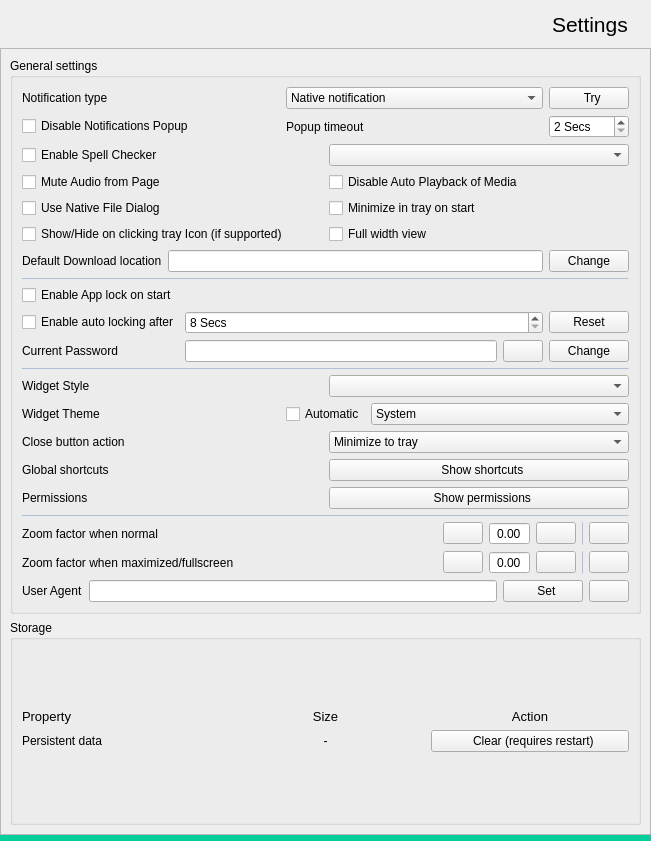
<?xml version="1.0" encoding="UTF-8"?>
<ui version="4.0">
 <class>SettingsWidget</class>
 <widget class="QWidget" name="SettingsWidget">
  <property name="geometry">
   <rect>
    <x>0</x>
    <y>0</y>
    <width>651</width>
    <height>841</height>
   </rect>
  </property>
  <property name="windowTitle">
   <string>Form</string>
  </property>
  <layout class="QVBoxLayout" name="verticalLayout">
   <property name="spacing">
    <number>0</number>
   </property>
   <property name="leftMargin">
    <number>0</number>
   </property>
   <property name="topMargin">
    <number>0</number>
   </property>
   <property name="rightMargin">
    <number>0</number>
   </property>
   <property name="bottomMargin">
    <number>0</number>
   </property>
   <item alignment="Qt::AlignTop">
    <widget class="QWidget" name="headerWidget" native="true">
     <property name="sizePolicy">
      <sizepolicy hsizetype="Preferred" vsizetype="Maximum">
       <horstretch>0</horstretch>
       <verstretch>0</verstretch>
      </sizepolicy>
     </property>
     <property name="styleSheet">
      <string notr="true"/>
     </property>
     <layout class="QHBoxLayout" name="horizontalLayout_7">
      <item>
       <widget class="QLabel" name="label_6">
        <property name="styleSheet">
         <string notr="true">background:transparent;
padding: 8px 0px 8px 8px;</string>
        </property>
        <property name="text">
         <string/>
        </property>
        <property name="pixmap">
         <pixmap resource="icons.qrc">:/icons/app/icon-48.png</pixmap>
        </property>
       </widget>
      </item>
      <item>
       <widget class="QLabel" name="label_7">
        <property name="sizePolicy">
         <sizepolicy hsizetype="Maximum" vsizetype="Preferred">
          <horstretch>0</horstretch>
          <verstretch>0</verstretch>
         </sizepolicy>
        </property>
        <property name="font">
         <font>
          <pointsize>16</pointsize>
         </font>
        </property>
        <property name="styleSheet">
         <string notr="true">QLabel{
padding: 0px 8px 0px 8px;
background:transparent;
}</string>
        </property>
        <property name="text">
         <string>Settings</string>
        </property>
        <property name="textFormat">
         <enum>Qt::PlainText</enum>
        </property>
       </widget>
      </item>
     </layout>
    </widget>
   </item>
   <item>
    <widget class="QScrollArea" name="scrollArea">
     <property name="widgetResizable">
      <bool>true</bool>
     </property>
     <widget class="QWidget" name="scrollAreaWidgetContents">
      <property name="geometry">
       <rect>
        <x>0</x>
        <y>0</y>
        <width>635</width>
        <height>760</height>
       </rect>
      </property>
      <layout class="QVBoxLayout" name="verticalLayout_5">
       <item>
        <widget class="QGroupBox" name="groupBox_8">
         <property name="title">
          <string>General settings</string>
         </property>
         <layout class="QGridLayout" name="gridLayout_4">
          <item row="8" column="0">
           <layout class="QHBoxLayout" name="horizontalLayout">
            <item>
             <widget class="QLabel" name="label_8">
              <property name="text">
               <string>Widget Style</string>
              </property>
             </widget>
            </item>
            <item>
             <widget class="QComboBox" name="styleComboBox"/>
            </item>
           </layout>
          </item>
          <item row="11" column="0">
           <widget class="Line" name="line_4">
            <property name="minimumSize">
             <size>
              <width>0</width>
              <height>1</height>
             </size>
            </property>
            <property name="maximumSize">
             <size>
              <width>16777215</width>
              <height>1</height>
             </size>
            </property>
            <property name="styleSheet">
             <string notr="true">background-color: rgba(63, 129, 216, 48);</string>
            </property>
            <property name="frameShadow">
             <enum>QFrame::Raised</enum>
            </property>
            <property name="orientation">
             <enum>Qt::Horizontal</enum>
            </property>
           </widget>
          </item>
          <item row="9" column="0">
           <layout class="QGridLayout" name="gridLayout_5">
            <item row="0" column="0">
             <widget class="QLabel" name="label_2">
              <property name="text">
               <string>Widget Theme</string>
              </property>
             </widget>
            </item>
            <item row="0" column="1">
             <widget class="QCheckBox" name="automaticThemeCheckBox">
              <property name="sizePolicy">
               <sizepolicy hsizetype="Maximum" vsizetype="Fixed">
                <horstretch>0</horstretch>
                <verstretch>0</verstretch>
               </sizepolicy>
              </property>
              <property name="toolTip">
               <string>&lt;html&gt;&lt;head/&gt;&lt;body&gt;&lt;p&gt;Based on your system timezone and location.&lt;/p&gt;&lt;/body&gt;&lt;/html&gt;</string>
              </property>
              <property name="text">
               <string>Automatic</string>
              </property>
             </widget>
            </item>
            <item row="0" column="2">
             <widget class="QComboBox" name="themeComboBox">
              <item>
               <property name="text">
                <string>System</string>
               </property>
               <property name="icon">
                <iconset resource="icons.qrc">
                 <normaloff>:/icons/categories/devices-and-iot.png</normaloff>:/icons/categories/devices-and-iot.png</iconset>
               </property>
              </item>
              <item>
               <property name="text">
                <string>Dark</string>
               </property>
               <property name="icon">
                <iconset resource="icons.qrc">
                 <normaloff>:/icons/moon-line.png</normaloff>:/icons/moon-line.png</iconset>
               </property>
              </item>
              <item>
               <property name="text">
                <string>Light</string>
               </property>
               <property name="icon">
                <iconset resource="icons.qrc">
                 <normaloff>:/icons/lightbulb-line.png</normaloff>:/icons/lightbulb-line.png</iconset>
               </property>
              </item>
             </widget>
            </item>
           </layout>
          </item>
          <item row="4" column="0">
           <widget class="Line" name="line_2">
            <property name="minimumSize">
             <size>
              <width>0</width>
              <height>1</height>
             </size>
            </property>
            <property name="maximumSize">
             <size>
              <width>16777215</width>
              <height>1</height>
             </size>
            </property>
            <property name="styleSheet">
             <string notr="true">background-color: rgba(63, 129, 216, 48);</string>
            </property>
            <property name="frameShadow">
             <enum>QFrame::Raised</enum>
            </property>
            <property name="orientation">
             <enum>Qt::Horizontal</enum>
            </property>
           </widget>
          </item>
          <item row="0" column="0">
           <layout class="QGridLayout" name="gridLayout_8">
            <item row="0" column="1">
             <widget class="QComboBox" name="notificationCombo">
              <item>
               <property name="text">
                <string>Native notification</string>
               </property>
               <property name="icon">
                <iconset resource="icons.qrc">
                 <normaloff>:/icons/categories/featured.png</normaloff>:/icons/categories/featured.png</iconset>
               </property>
              </item>
              <item>
               <property name="text">
                <string>Customized notification</string>
               </property>
               <property name="icon">
                <iconset resource="icons.qrc">
                 <normaloff>:/icons/categories/devices-and-iot.png</normaloff>:/icons/categories/devices-and-iot.png</iconset>
               </property>
              </item>
             </widget>
            </item>
            <item row="0" column="2">
             <widget class="QPushButton" name="tryNotification">
              <property name="sizePolicy">
               <sizepolicy hsizetype="Maximum" vsizetype="Fixed">
                <horstretch>0</horstretch>
                <verstretch>0</verstretch>
               </sizepolicy>
              </property>
              <property name="text">
               <string>  Try</string>
              </property>
              <property name="icon">
               <iconset resource="icons.qrc">
                <normaloff>:/icons/categories/science.png</normaloff>:/icons/categories/science.png</iconset>
              </property>
             </widget>
            </item>
            <item row="0" column="0">
             <widget class="QLabel" name="label_16">
              <property name="text">
               <string>Notification type</string>
              </property>
             </widget>
            </item>
            <item row="1" column="0">
             <widget class="QCheckBox" name="notificationCheckBox">
              <property name="text">
               <string>Disable Notifications Popup</string>
              </property>
             </widget>
            </item>
            <item row="1" column="1">
             <widget class="QLabel" name="label_14">
              <property name="text">
               <string>Popup timeout</string>
              </property>
             </widget>
            </item>
            <item row="1" column="2">
             <widget class="QSpinBox" name="notificationTimeOutspinBox">
              <property name="suffix">
               <string> Secs</string>
              </property>
              <property name="minimum">
               <number>2</number>
              </property>
              <property name="maximum">
               <number>20</number>
              </property>
             </widget>
            </item>
           </layout>
          </item>
          <item row="7" column="0">
           <widget class="Line" name="line_3">
            <property name="minimumSize">
             <size>
              <width>0</width>
              <height>1</height>
             </size>
            </property>
            <property name="maximumSize">
             <size>
              <width>16777215</width>
              <height>1</height>
             </size>
            </property>
            <property name="styleSheet">
             <string notr="true">background-color: rgba(63, 129, 216, 48);</string>
            </property>
            <property name="frameShadow">
             <enum>QFrame::Raised</enum>
            </property>
            <property name="orientation">
             <enum>Qt::Horizontal</enum>
            </property>
           </widget>
          </item>
          <item row="1" column="0">
           <layout class="QGridLayout" name="gridLayout">
            <item row="1" column="1">
             <widget class="QComboBox" name="dictComboBox">
              <property name="toolTip">
               <string>Spell checker Language</string>
              </property>
             </widget>
            </item>
            <item row="3" column="0">
             <widget class="QCheckBox" name="useNativeFileDialog">
              <property name="text">
               <string>Use Native File Dialog</string>
              </property>
             </widget>
            </item>
            <item row="2" column="0">
             <widget class="QCheckBox" name="muteAudioCheckBox">
              <property name="text">
               <string>Mute Audio from Page</string>
              </property>
             </widget>
            </item>
            <item row="2" column="1">
             <widget class="QCheckBox" name="autoPlayMediaCheckBox">
              <property name="text">
               <string>Disable Auto Playback of Media</string>
              </property>
             </widget>
            </item>
            <item row="1" column="0">
             <widget class="QCheckBox" name="enableSpellCheck">
              <property name="text">
               <string>Enable Spell Checker</string>
              </property>
             </widget>
            </item>
            <item row="3" column="1">
             <widget class="QCheckBox" name="startMinimized">
              <property name="text">
               <string>Minimize in tray on start</string>
              </property>
             </widget>
            </item>
            <item row="4" column="0">
             <widget class="QCheckBox" name="minimizeOnTrayIconClick">
              <property name="text">
               <string>Show/Hide on clicking tray Icon (if supported)</string>
              </property>
             </widget>
            </item>
            <item row="4" column="1">
             <widget class="QCheckBox" name="fullWidthViewCheckbox">
              <property name="toolTip">
               <string>Expand the view to full width of window</string>
              </property>
              <property name="text">
               <string>Full width view</string>
              </property>
             </widget>
            </item>
           </layout>
          </item>
          <item row="15" column="0">
           <layout class="QHBoxLayout" name="horizontalLayout_3">
            <item>
             <widget class="QLabel" name="label_4">
              <property name="text">
               <string>User Agent</string>
              </property>
             </widget>
            </item>
            <item>
             <widget class="QLineEdit" name="userAgentLineEdit"/>
            </item>
            <item>
             <widget class="QPushButton" name="setUserAgent">
              <property name="text">
               <string>  Set</string>
              </property>
              <property name="icon">
               <iconset resource="icons.qrc">
                <normaloff>:/icons/categories/utilities.png</normaloff>:/icons/categories/utilities.png</iconset>
              </property>
             </widget>
            </item>
            <item>
             <widget class="QPushButton" name="defaultUserAgentButton">
              <property name="toolTip">
               <string>Reset to default</string>
              </property>
              <property name="text">
               <string/>
              </property>
              <property name="icon">
               <iconset resource="icons.qrc">
                <normaloff>:/icons/arrow-go-back-line.png</normaloff>:/icons/arrow-go-back-line.png</iconset>
              </property>
             </widget>
            </item>
           </layout>
          </item>
          <item row="12" column="0">
           <layout class="QGridLayout" name="gridLayout_9">
            <item row="0" column="0">
             <layout class="QHBoxLayout" name="horizontalLayout_12">
              <property name="topMargin">
               <number>0</number>
              </property>
              <item>
               <widget class="QLabel" name="label_15">
                <property name="text">
                 <string>Zoom factor when normal</string>
                </property>
               </widget>
              </item>
              <item>
               <spacer name="horizontalSpacer">
                <property name="orientation">
                 <enum>Qt::Horizontal</enum>
                </property>
                <property name="sizeHint" stdset="0">
                 <size>
                  <width>40</width>
                  <height>20</height>
                 </size>
                </property>
               </spacer>
              </item>
              <item>
               <layout class="QHBoxLayout" name="horizontalLayout_2">
                <item>
                 <widget class="QPushButton" name="zoomMinus">
                  <property name="sizePolicy">
                   <sizepolicy hsizetype="Maximum" vsizetype="Fixed">
                    <horstretch>0</horstretch>
                    <verstretch>0</verstretch>
                   </sizepolicy>
                  </property>
                  <property name="toolTip">
                   <string>Zoom Out</string>
                  </property>
                  <property name="text">
                   <string/>
                  </property>
                  <property name="icon">
                   <iconset resource="icons.qrc">
                    <normaloff>:/icons/minus.png</normaloff>:/icons/minus.png</iconset>
                  </property>
                 </widget>
                </item>
                <item>
                 <widget class="QDoubleSpinBox" name="zoomFactorSpinBox">
                  <property name="sizePolicy">
                   <sizepolicy hsizetype="Maximum" vsizetype="Fixed">
                    <horstretch>0</horstretch>
                    <verstretch>0</verstretch>
                   </sizepolicy>
                  </property>
                  <property name="alignment">
                   <set>Qt::AlignCenter</set>
                  </property>
                  <property name="readOnly">
                   <bool>true</bool>
                  </property>
                  <property name="buttonSymbols">
                   <enum>QAbstractSpinBox::NoButtons</enum>
                  </property>
                 </widget>
                </item>
                <item>
                 <widget class="QPushButton" name="zoomPlus">
                  <property name="sizePolicy">
                   <sizepolicy hsizetype="Maximum" vsizetype="Fixed">
                    <horstretch>0</horstretch>
                    <verstretch>0</verstretch>
                   </sizepolicy>
                  </property>
                  <property name="toolTip">
                   <string>Zoom In</string>
                  </property>
                  <property name="text">
                   <string/>
                  </property>
                  <property name="icon">
                   <iconset resource="icons.qrc">
                    <normaloff>:/icons/plus.png</normaloff>:/icons/plus.png</iconset>
                  </property>
                 </widget>
                </item>
                <item>
                 <widget class="Line" name="line_5">
                  <property name="minimumSize">
                   <size>
                    <width>1</width>
                    <height>0</height>
                   </size>
                  </property>
                  <property name="maximumSize">
                   <size>
                    <width>1</width>
                    <height>16777215</height>
                   </size>
                  </property>
                  <property name="styleSheet">
                   <string notr="true">background-color: rgba(63, 129, 216, 48);</string>
                  </property>
                  <property name="frameShadow">
                   <enum>QFrame::Raised</enum>
                  </property>
                  <property name="orientation">
                   <enum>Qt::Vertical</enum>
                  </property>
                 </widget>
                </item>
                <item>
                 <widget class="QPushButton" name="zoomReset">
                  <property name="sizePolicy">
                   <sizepolicy hsizetype="Maximum" vsizetype="Fixed">
                    <horstretch>0</horstretch>
                    <verstretch>0</verstretch>
                   </sizepolicy>
                  </property>
                  <property name="toolTip">
                   <string>reset</string>
                  </property>
                  <property name="text">
                   <string/>
                  </property>
                  <property name="icon">
                   <iconset resource="icons.qrc">
                    <normaloff>:/icons/arrow-go-back-line.png</normaloff>:/icons/arrow-go-back-line.png</iconset>
                  </property>
                 </widget>
                </item>
               </layout>
              </item>
             </layout>
            </item>
            <item row="1" column="0">
             <layout class="QHBoxLayout" name="horizontalLayout_13">
              <property name="topMargin">
               <number>0</number>
              </property>
              <item>
               <widget class="QLabel" name="label_17">
                <property name="text">
                 <string>Zoom factor when maximized/fullscreen</string>
                </property>
               </widget>
              </item>
              <item>
               <spacer name="horizontalSpacer_2">
                <property name="orientation">
                 <enum>Qt::Horizontal</enum>
                </property>
                <property name="sizeHint" stdset="0">
                 <size>
                  <width>40</width>
                  <height>20</height>
                 </size>
                </property>
               </spacer>
              </item>
              <item>
               <layout class="QHBoxLayout" name="horizontalLayout_4">
                <item>
                 <widget class="QPushButton" name="zoomMinusMaximized">
                  <property name="sizePolicy">
                   <sizepolicy hsizetype="Maximum" vsizetype="Fixed">
                    <horstretch>0</horstretch>
                    <verstretch>0</verstretch>
                   </sizepolicy>
                  </property>
                  <property name="toolTip">
                   <string>Zoom Out</string>
                  </property>
                  <property name="text">
                   <string/>
                  </property>
                  <property name="icon">
                   <iconset resource="icons.qrc">
                    <normaloff>:/icons/minus.png</normaloff>:/icons/minus.png</iconset>
                  </property>
                 </widget>
                </item>
                <item>
                 <widget class="QDoubleSpinBox" name="zoomFactorSpinBoxMaximized">
                  <property name="sizePolicy">
                   <sizepolicy hsizetype="Maximum" vsizetype="Fixed">
                    <horstretch>0</horstretch>
                    <verstretch>0</verstretch>
                   </sizepolicy>
                  </property>
                  <property name="alignment">
                   <set>Qt::AlignCenter</set>
                  </property>
                  <property name="readOnly">
                   <bool>true</bool>
                  </property>
                  <property name="buttonSymbols">
                   <enum>QAbstractSpinBox::NoButtons</enum>
                  </property>
                 </widget>
                </item>
                <item>
                 <widget class="QPushButton" name="zoomPlusMaximized">
                  <property name="sizePolicy">
                   <sizepolicy hsizetype="Maximum" vsizetype="Fixed">
                    <horstretch>0</horstretch>
                    <verstretch>0</verstretch>
                   </sizepolicy>
                  </property>
                  <property name="toolTip">
                   <string>Zoom In</string>
                  </property>
                  <property name="text">
                   <string/>
                  </property>
                  <property name="icon">
                   <iconset resource="icons.qrc">
                    <normaloff>:/icons/plus.png</normaloff>:/icons/plus.png</iconset>
                  </property>
                 </widget>
                </item>
                <item>
                 <widget class="Line" name="line_6">
                  <property name="minimumSize">
                   <size>
                    <width>1</width>
                    <height>0</height>
                   </size>
                  </property>
                  <property name="maximumSize">
                   <size>
                    <width>1</width>
                    <height>16777215</height>
                   </size>
                  </property>
                  <property name="styleSheet">
                   <string notr="true">background-color: rgba(63, 129, 216, 48);</string>
                  </property>
                  <property name="frameShadow">
                   <enum>QFrame::Raised</enum>
                  </property>
                  <property name="orientation">
                   <enum>Qt::Vertical</enum>
                  </property>
                 </widget>
                </item>
                <item>
                 <widget class="QPushButton" name="zoomResetMaximized">
                  <property name="sizePolicy">
                   <sizepolicy hsizetype="Maximum" vsizetype="Fixed">
                    <horstretch>0</horstretch>
                    <verstretch>0</verstretch>
                   </sizepolicy>
                  </property>
                  <property name="toolTip">
                   <string>reset</string>
                  </property>
                  <property name="text">
                   <string/>
                  </property>
                  <property name="icon">
                   <iconset resource="icons.qrc">
                    <normaloff>:/icons/arrow-go-back-line.png</normaloff>:/icons/arrow-go-back-line.png</iconset>
                  </property>
                 </widget>
                </item>
               </layout>
              </item>
             </layout>
            </item>
           </layout>
          </item>
          <item row="10" column="0">
           <layout class="QGridLayout" name="gridLayout_6">
            <item row="0" column="1">
             <widget class="QComboBox" name="closeButtonActionComboBox">
              <item>
               <property name="text">
                <string>Minimize to tray</string>
               </property>
               <property name="icon">
                <iconset resource="icons.qrc">
                 <normaloff>:/icons/window-2-line.png</normaloff>:/icons/window-2-line.png</iconset>
               </property>
              </item>
              <item>
               <property name="text">
                <string>Quit</string>
               </property>
               <property name="icon">
                <iconset resource="icons.qrc">
                 <normaloff>:/icons/shut-down-line.png</normaloff>:/icons/shut-down-line.png</iconset>
               </property>
              </item>
             </widget>
            </item>
            <item row="1" column="0">
             <widget class="QLabel" name="label_9">
              <property name="text">
               <string>Global shortcuts</string>
              </property>
             </widget>
            </item>
            <item row="0" column="0">
             <widget class="QLabel" name="label">
              <property name="text">
               <string>Close button action</string>
              </property>
             </widget>
            </item>
            <item row="1" column="1">
             <widget class="QPushButton" name="showShortcutsButton">
              <property name="text">
               <string>  Show shortcuts</string>
              </property>
              <property name="icon">
               <iconset resource="icons.qrc">
                <normaloff>:/icons/share-forward-line.png</normaloff>:/icons/share-forward-line.png</iconset>
              </property>
             </widget>
            </item>
            <item row="2" column="0">
             <widget class="QLabel" name="label_10">
              <property name="text">
               <string>Permissions</string>
              </property>
             </widget>
            </item>
            <item row="2" column="1">
             <widget class="QPushButton" name="showPermissionsButton">
              <property name="text">
               <string>  Show permissions</string>
              </property>
              <property name="icon">
               <iconset resource="icons.qrc">
                <normaloff>:/icons/categories/security.png</normaloff>:/icons/categories/security.png</iconset>
              </property>
             </widget>
            </item>
           </layout>
          </item>
          <item row="5" column="0">
           <layout class="QGridLayout" name="gridLayout_3">
            <item row="0" column="0">
             <widget class="QCheckBox" name="applock_checkbox">
              <property name="toolTip">
               <string>&lt;html&gt;&lt;head/&gt;&lt;body&gt;&lt;p&gt;Enable lock screen.&lt;/p&gt;&lt;/body&gt;&lt;/html&gt;</string>
              </property>
              <property name="text">
               <string>Enable App lock on start</string>
              </property>
             </widget>
            </item>
            <item row="2" column="0">
             <widget class="QLabel" name="label_19">
              <property name="text">
               <string>Current Password</string>
              </property>
             </widget>
            </item>
            <item row="2" column="2">
             <widget class="QPushButton" name="chnageCurrentPasswordPushButton">
              <property name="toolTip">
               <string>Change password</string>
              </property>
              <property name="text">
               <string>Change</string>
              </property>
              <property name="icon">
               <iconset resource="icons.qrc">
                <normaloff>:/icons/categories/utilities.png</normaloff>:/icons/categories/utilities.png</iconset>
              </property>
             </widget>
            </item>
            <item row="1" column="0">
             <widget class="QCheckBox" name="appAutoLockcheckBox">
              <property name="text">
               <string>Enable auto locking after</string>
              </property>
             </widget>
            </item>
            <item row="1" column="1">
             <widget class="QSpinBox" name="autoLockDurationSpinbox">
              <property name="suffix">
               <string> Secs</string>
              </property>
              <property name="minimum">
               <number>8</number>
              </property>
              <property name="maximum">
               <number>14400</number>
              </property>
             </widget>
            </item>
            <item row="1" column="2">
             <widget class="QPushButton" name="resetAppAutoLockPushButton">
              <property name="toolTip">
               <string>Change password</string>
              </property>
              <property name="text">
               <string>Reset</string>
              </property>
              <property name="icon">
               <iconset resource="icons.qrc">
                <normaloff>:/icons/arrow-go-back-line.png</normaloff>:/icons/arrow-go-back-line.png</iconset>
              </property>
             </widget>
            </item>
            <item row="2" column="1">
             <layout class="QHBoxLayout" name="horizontalLayout_5">
              <item>
               <widget class="QLineEdit" name="current_password">
                <property name="text">
                 <string/>
                </property>
                <property name="echoMode">
                 <enum>QLineEdit::Password</enum>
                </property>
                <property name="readOnly">
                 <bool>true</bool>
                </property>
               </widget>
              </item>
              <item>
               <widget class="QPushButton" name="viewPassword">
                <property name="sizePolicy">
                 <sizepolicy hsizetype="Maximum" vsizetype="Fixed">
                  <horstretch>0</horstretch>
                  <verstretch>0</verstretch>
                 </sizepolicy>
                </property>
                <property name="toolTip">
                 <string>View password</string>
                </property>
                <property name="text">
                 <string/>
                </property>
                <property name="icon">
                 <iconset resource="icons.qrc">
                  <normaloff>:/icons/eye-line.png</normaloff>:/icons/eye-line.png</iconset>
                </property>
               </widget>
              </item>
             </layout>
            </item>
           </layout>
          </item>
          <item row="3" column="0">
           <layout class="QGridLayout" name="gridLayout_7">
            <item row="0" column="1">
             <widget class="QLineEdit" name="defaultDownloadLocation">
              <property name="readOnly">
               <bool>true</bool>
              </property>
             </widget>
            </item>
            <item row="0" column="0">
             <widget class="QLabel" name="label_18">
              <property name="text">
               <string>Default Download location</string>
              </property>
             </widget>
            </item>
            <item row="0" column="2">
             <widget class="QPushButton" name="changeDefaultDownloadLocationPb">
              <property name="sizePolicy">
               <sizepolicy hsizetype="Maximum" vsizetype="Fixed">
                <horstretch>0</horstretch>
                <verstretch>0</verstretch>
               </sizepolicy>
              </property>
              <property name="toolTip">
               <string>Change Download Location</string>
              </property>
              <property name="text">
               <string>Change</string>
              </property>
              <property name="icon">
               <iconset resource="icons.qrc">
                <normaloff>:/icons/folder-download-line.png</normaloff>:/icons/folder-download-line.png</iconset>
              </property>
             </widget>
            </item>
           </layout>
          </item>
         </layout>
        </widget>
       </item>
       <item>
        <widget class="QGroupBox" name="groupBox_7">
         <property name="title">
          <string>Storage </string>
         </property>
         <layout class="QVBoxLayout" name="verticalLayout_3">
          <item>
           <layout class="QGridLayout" name="gridLayout_2">
            <item row="0" column="0">
             <widget class="QLabel" name="label_11">
              <property name="sizePolicy">
               <sizepolicy hsizetype="Preferred" vsizetype="Maximum">
                <horstretch>0</horstretch>
                <verstretch>0</verstretch>
               </sizepolicy>
              </property>
              <property name="font">
               <font>
                <pointsize>10</pointsize>
                <italic>false</italic>
               </font>
              </property>
              <property name="text">
               <string>Property</string>
              </property>
             </widget>
            </item>
            <item row="1" column="2">
             <widget class="QPushButton" name="deletePersistentData">
              <property name="text">
               <string>  Clear (requires restart)</string>
              </property>
              <property name="icon">
               <iconset resource="icons.qrc">
                <normaloff>:/icons/delete-bin-3-line.png</normaloff>:/icons/delete-bin-3-line.png</iconset>
              </property>
             </widget>
            </item>
            <item row="1" column="0">
             <widget class="QLabel" name="label_5">
              <property name="toolTip">
               <string>&lt;html&gt;&lt;head/&gt;&lt;body&gt;&lt;p&gt;Persistent data includes persistent cookies, HTML5 local storage, and visited links.&lt;/p&gt;&lt;/body&gt;&lt;/html&gt;</string>
              </property>
              <property name="text">
               <string>Persistent data</string>
              </property>
             </widget>
            </item>
            <item row="1" column="1">
             <widget class="QLabel" name="cookieSize">
              <property name="text">
               <string>-</string>
              </property>
              <property name="alignment">
               <set>Qt::AlignCenter</set>
              </property>
             </widget>
            </item>
            <item row="0" column="1">
             <widget class="QLabel" name="label_12">
              <property name="sizePolicy">
               <sizepolicy hsizetype="Preferred" vsizetype="Maximum">
                <horstretch>0</horstretch>
                <verstretch>0</verstretch>
               </sizepolicy>
              </property>
              <property name="font">
               <font>
                <pointsize>10</pointsize>
                <italic>false</italic>
               </font>
              </property>
              <property name="text">
               <string>Size</string>
              </property>
              <property name="alignment">
               <set>Qt::AlignCenter</set>
              </property>
             </widget>
            </item>
            <item row="0" column="2">
             <widget class="QLabel" name="label_13">
              <property name="sizePolicy">
               <sizepolicy hsizetype="Preferred" vsizetype="Maximum">
                <horstretch>0</horstretch>
                <verstretch>0</verstretch>
               </sizepolicy>
              </property>
              <property name="font">
               <font>
                <pointsize>10</pointsize>
                <italic>false</italic>
               </font>
              </property>
              <property name="text">
               <string>Action</string>
              </property>
              <property name="alignment">
               <set>Qt::AlignCenter</set>
              </property>
             </widget>
            </item>
           </layout>
          </item>
         </layout>
        </widget>
       </item>
      </layout>
     </widget>
    </widget>
   </item>
   <item>
    <widget class="QWidget" name="bottomLine" native="true">
     <property name="minimumSize">
      <size>
       <width>6</width>
       <height>0</height>
      </size>
     </property>
     <property name="maximumSize">
      <size>
       <width>16777215</width>
       <height>6</height>
      </size>
     </property>
     <property name="styleSheet">
      <string notr="true">background-color: rgb(6, 207, 156);</string>
     </property>
     <layout class="QVBoxLayout" name="verticalLayout_4"/>
    </widget>
   </item>
  </layout>
 </widget>
 <resources>
  <include location="icons.qrc"/>
 </resources>
 <connections/>
</ui>
